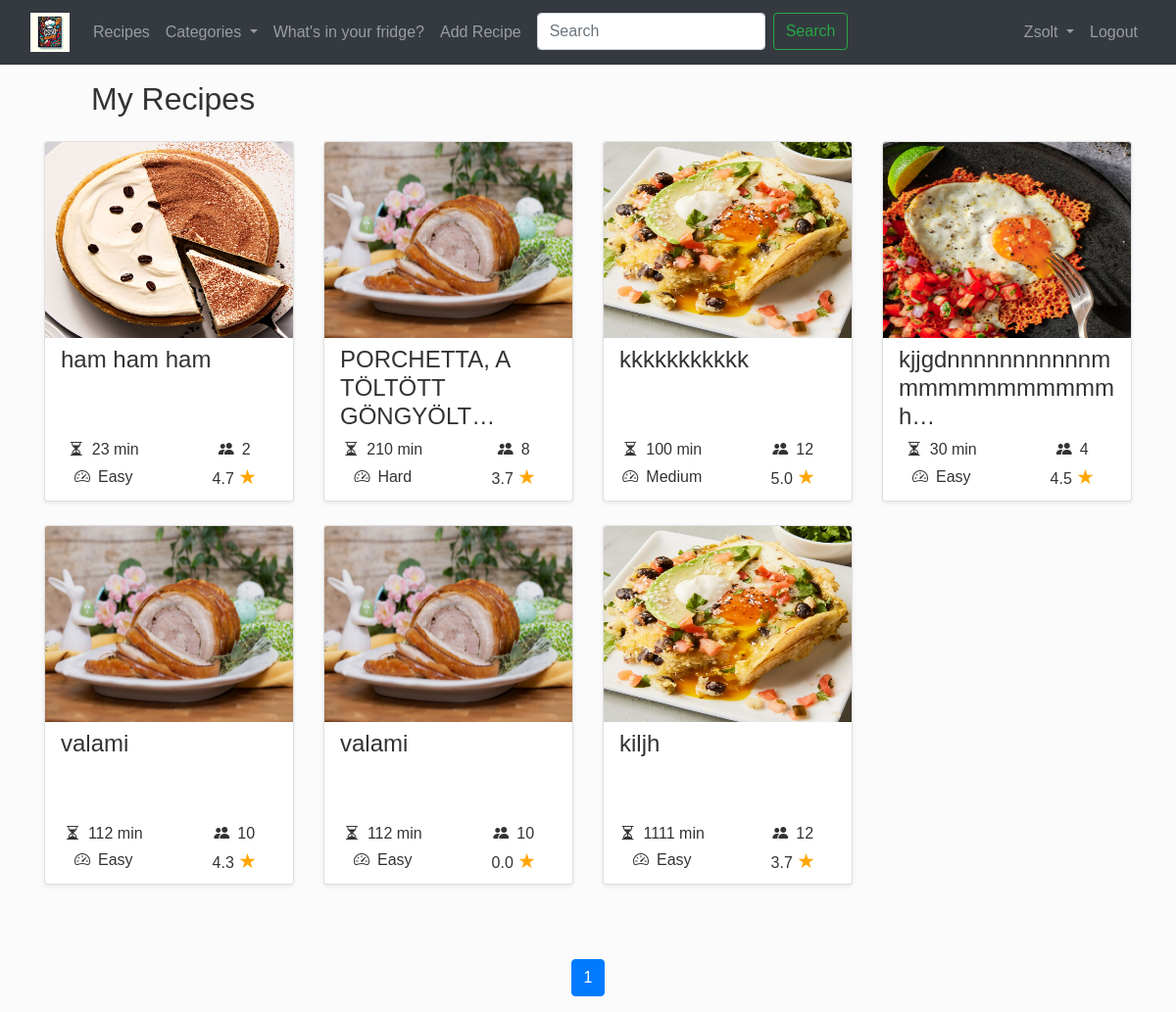
Screenshot of /my_recipes (signed in) with the database file from the repository.
### recepies/models.py (models this page shows, shortened)
class Recipe(models.Model):
  title = models.CharField(max_length=128)
  serving = models.PositiveIntegerField()
  preparation_time = models.PositiveIntegerField()
  difficulty = models.CharField(
    max_length=6,
    choices=DifficultyLevel.choices,
    default=DifficultyLevel.EASY
  )
  raw_ingredients = models.TextField(help_text="List ingredients as free text.")
  ingredients = models.ManyToManyField(Ingredient, related_name='recipes')
  preparation = models.TextField()
  image = models.ImageField(upload_to='recepies/', null=True, blank=True)
  categories = models.ManyToManyField(Category, related_name='recipes')
  ratings = models.JSONField(default=dict)
  average_rating = models.FloatField(default=0.0)
  created_at = models.DateTimeField(auto_now_add=True)
  creator = models.ForeignKey(User, on_delete=models.CASCADE, related_name="creator_recipe")
  comments = models.ManyToManyField('Comment', related_name="comments_on_recipe", blank=True)

### recepies/views.py (the view)
# urls.py: path("my_recipes", views.my_recipes, name="my_recipes"),
def my_recipes(request):
    categories = Category.objects.all()
    recipes = Recipe.objects.filter(creator=request.user)
    paginated_recipes, page_range, last_two_pages = paginate_with_page_range(request, recipes, per_page=12)
    return render(request, 'recepies/my_recipes.html', {
        'categories': categories,
        'recipes': paginated_recipes,
        'page_range': page_range,
        'last_two_pages': last_two_pages,
        })

### recepies/utils.py (called while the page is built)
def paginate_with_page_range(request, queryset, per_page):
    paginator = Paginator(queryset, per_page)
    page = request.GET.get('page')
    try:
        paginated_queryset = paginator.page(page)
    except PageNotAnInteger:
        paginated_queryset = paginator.page(1)
    except EmptyPage:
        paginated_queryset = paginator.page(paginator.num_pages)
    current_page = paginated_queryset.number
    last_page = paginator.num_pages
    window = 2
    start_page = max(current_page - window, 1)
    end_page = min(current_page + window, last_page) + 1
    page_range = range(start_page, end_page)
    if last_page > 2:
        last_two_pages = range(last_page - 1, last_page + 1)
    else:
        last_two_pages = range(1, last_page + 1)
    return paginated_queryset, page_range, last_two_pages

### recepies/templates/recepies/my_recipes.html
{% extends "recepies/layout.html" %} {% block content %}
<h2 class="pl-5 mb-4">My Recipes</h2>
{% include "recepies/recipe_cards.html" with object_list=recipes %}
{% include "recepies/pagination.html" with object_list=recipes %}
{% endblock %}

### recepies/templates/recepies/layout.html (shortened to what this page needs)
{% load static %}
<!DOCTYPE html>
<html lang="en" >
  <head>
    <link
      rel="stylesheet"
      href="https://stackpath.bootstrapcdn.com/bootstrap/4.4.1/css/bootstrap.min.css"
    />
    <link rel="stylesheet" href="https://cdnjs.cloudflare.com/ajax/libs/font-awesome/6.5.1/css/all.min.css" />
    <link href="https://cdn.jsdelivr.net/npm/bootstrap-icons@1.9.1/font/bootstrap-icons.css" rel="stylesheet">
    <link href="{% static 'recepies/style.css' %}" rel="stylesheet" />
  </head>
  <body>
    <nav class="navbar navbar-expand-lg navbar-dark bg-dark">
        <div class="container-fluid">
            <a class="navbar-brand" href="{% url 'index' %}">
                <img src="{% static 'recepies/Colorful_book.webp' %}" alt="Logo" style="height: 40px;">
            </a>
            <div class="collapse navbar-collapse" id="navbarNav">
                <ul class="navbar-nav me-auto">
                    <li class="nav-item">
                        <a class="nav-link" href="{% url 'index' %}">Recipes</a>
                    </li>
                    <li class="nav-item dropdown">
                        <a class="nav-link dropdown-toggle" href="#" id="navbarDropdownMenuLink" role="button" data-toggle="dropdown" aria-haspopup="true" aria-expanded="false">
                            Categories
                        </a>
                    </li>
                        <li class="nav-item">
                            <a class="nav-link" href="{% url 'your_fridge' %}">What's in your fridge?</a>
                        </li>
                        {% if user.is_authenticated %}
                            <li class="nav-item">
                                <a class="nav-link" href="{% url 'recipe_add' %}">Add Recipe</a>
                            </li>
                        {% endif %}
                        <li class="nav-item">
                            <form action="{% url 'search' %}" method="get" class="d-flex">
                                <input  name="query" class="form-control ml-2 search-input" type="search" placeholder="Search" aria-label="Search">
                                <button class="btn btn-outline-success ml-2 my-sm-0" type="submit">Search</button>
                            </form>
                        </li>
                    </ul>
                    <ul class="navbar-nav ml-auto">
                        {% if user.is_authenticated %}
                        <li class="nav-item dropdown">
                            <a class="nav-link dropdown-toggle" href="#" id="navbarDropdownMenuLink" role="button" data-toggle="dropdown" aria-haspopup="true" aria-expanded="false">
                                {{ user.username }}
                            </a>
                        </li>
                        <li class="nav-item">
                            <a class="nav-link" href="{% url 'logout' %}">Logout</a>
                        </li>
                    {% endif %}
                </ul>
            </div>
        </div>
    </nav>
    <div class="container  mt-3">
        {% block content %}
        {% endblock %}
    </div>
  </body>
</html>

### recepies/templates/recepies/recipe_cards.html (shortened to what this page needs)
{% if not object_list %}
<p class="ml-5">No recipes yet.</p>
{% else %}
<div class="row pb-5 mb-1">
  {% for recipe in object_list%}
  <div class="col-lg-3 col-md-6 mb-4 mb-lg-0">
    <div class="card shadow-sm border-2 rounded mb-4">
      <div class="card-body p-0">
        <img
          class="w-100 card-img-top img-fluid"
          src="{{ recipe.image.url }}"
          alt="{{ recipe.title }}"
          style="width: 300px; height: 200px;"
        />
        <div class="p-2">
          <h4 class="card-title mb-4 pl-2"  style="height: 70px;">{{ recipe.title|truncatechars:30 }}</h4>
          <div class="row ">
              <div class="col-6 d-flex align-items-center justify-content-center">
                  <i class="bi bi-hourglass-split"></i>
                  <span class="ml-2">{{ recipe.preparation_time }} min</span>
              </div>
              <div class="col-6 d-flex align-items-center justify-content-center">
                  <i class="bi bi-people-fill"></i>
                  <span class="ml-2">{{ recipe.serving }}</span>
              </div>
              <div class="col-6 d-flex align-items-center justify-content-center">
                  <i class="bi bi-speedometer2"></i>
                  <span class="ml-2">{{ recipe.difficulty }}</span>
              </div>
              <div class="col-6 d-flex align-items-center justify-content-center">
                  <p class="mb-0">{{ recipe.average_rating|floatformat:1 }} <span class="star-orange" style="font-size: 1.3rem">&#9733;</span></p>
              </div>
          </div>
        </div>
      </div>
    </div>
  </div>
  {% endfor %}
</div>
{% endif %}

### recepies/static/recepies/style.css (style rules this page uses)
body { font-family: 'Poppins', sans-serif; background-color: #fbfbfb; color: #333; }
.star-orange { font-size: 1.3rem; color: orange; }

### rows the page displays
Recipe: image (picture), title "ham ham ham", preparation_time "23", serving "2", difficulty "Easy", average_rating "4.7"
Recipe: image (picture), title "PORCHETTA, A TÖLTÖTT GÖNGYÖLT…", preparation_time "210", serving "8", difficulty "Hard", average_rating "3.7"
Recipe: image (picture), title "kkkkkkkkkkk", preparation_time "100", serving "12", difficulty "Medium", average_rating "5.0"
Recipe: image (picture), title "kjjgdnnnnnnnnnnnmmmmmmmmmmmmh…", preparation_time "30", serving "4", difficulty "Easy", average_rating "4.5"
Recipe: image (picture), title "valami", preparation_time "112", serving "10", difficulty "Easy", average_rating "4.3"
Recipe: image (picture), title "valami", preparation_time "112", serving "10", difficulty "Easy", average_rating "0.0"
Recipe: image (picture), title "kiljh", preparation_time "1111", serving "12", difficulty "Easy", average_rating "3.7"

### other values shown
{{ user.username }} "Zsolt"
{{ num }} "1"
